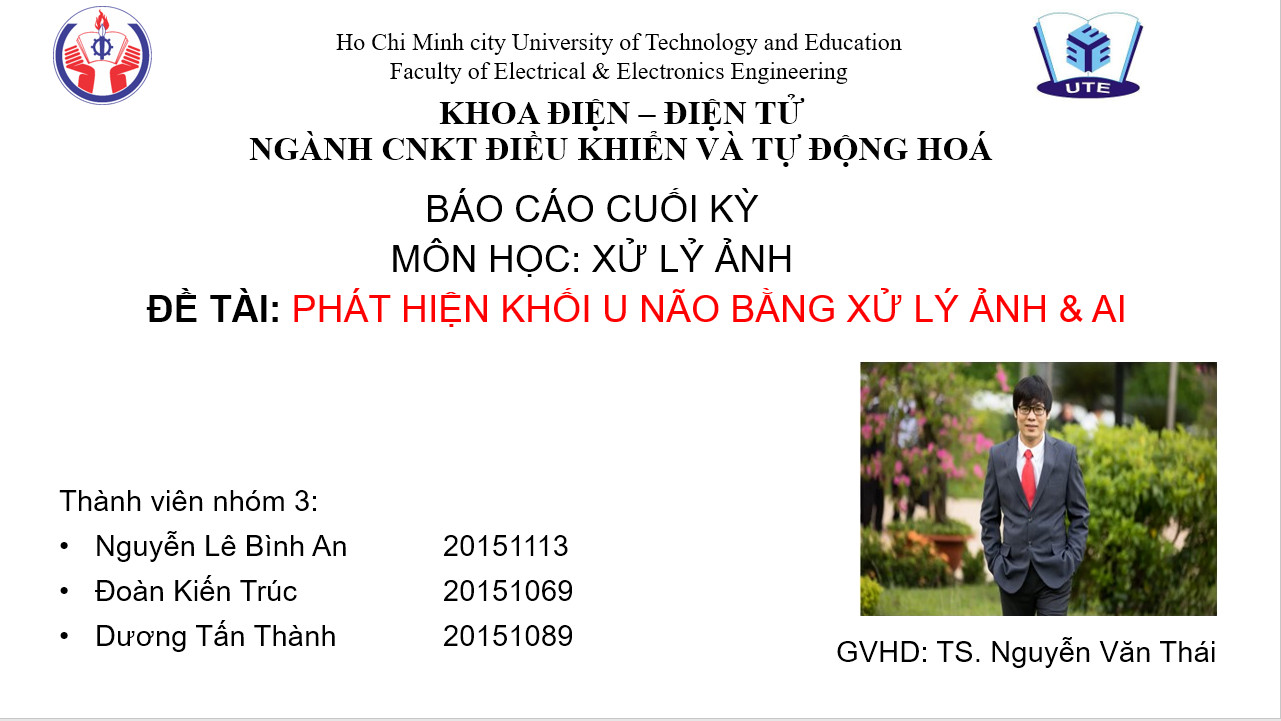
#> input picture Brain-Tumor-Detection-master/BIA.jpg, 1281 x 721 px, given in place of the camera
$ python testcam.py
#> lines starting #> are read from the running program, lines starting #| are printed output that depends on the picture; after the words box and inside, x2 and y2 are one past the last pixel; in counts of white or black regions, pixels touching at a corner belong together
import cv2
import numpy as np

video = cv2.VideoCapture(0)
framewidth = 640
frameheight = 480
video.set(3,framewidth)
video.set(4,frameheight)


def empty(a):
    pass
cv2.namedWindow("Parameters")
cv2.resizeWindow("Parameters",640,240)
cv2.createTrackbar("Thershold1","Parameters",100,255,empty)
cv2.createTrackbar("Thershold2","Parameters",60,255,empty)
cv2.createTrackbar("Area","Parameters",5000,30000,empty)

def stackImages(scale,imgArray):
    rows = len(imgArray)
    cols = len(imgArray[0])
    rowsAvailable = isinstance(imgArray[0], list)
    width = imgArray[0][0].shape[1]
    height = imgArray[0][0].shape[0]
    if rowsAvailable:
        for x in range ( 0, rows):
            for y in range(0, cols):
                if imgArray[x][y].shape[:2] == imgArray[0][0].shape [:2]:
                    imgArray[x][y] = cv2.resize(imgArray[x][y], (0, 0), None, scale, scale)
                else:
                    imgArray[x][y] = cv2.resize(imgArray[x][y], (imgArray[0][0].shape[1], imgArray[0][0].shape[0]), None, scale, scale)
                if len(imgArray[x][y].shape) == 2: imgArray[x][y]= cv2.cvtColor( imgArray[x][y], cv2.COLOR_GRAY2BGR)
        imageBlank = np.zeros((height, width, 3), np.uint8)
        hor = [imageBlank]*rows
        hor_con = [imageBlank]*rows
        for x in range(0, rows):
            hor[x] = np.hstack(imgArray[x])
        ver = np.vstack(hor)
    else:
        for x in range(0, rows):
            if imgArray[x].shape[:2] == imgArray[0].shape[:2]:
                imgArray[x] = cv2.resize(imgArray[x], (0, 0), None, scale, scale)
            else:
                imgArray[x] = cv2.resize(imgArray[x], (imgArray[0].shape[1], imgArray[0].shape[0]), None,scale, scale)
            if len(imgArray[x].shape) == 2: imgArray[x] = cv2.cvtColor(imgArray[x], cv2.COLOR_GRAY2BGR)
        hor= np.hstack(imgArray)
        ver = hor
    return ver


def getcoutours(img,imgContour):
    contours,hierachy = cv2.findContours(img,cv2.RETR_EXTERNAL, cv2.CHAIN_APPROX_SIMPLE)

    for cnt in contours:
        area = cv2.contourArea(cnt)
        print(area)
        areaMin = cv2.getTrackbarPos("Area","Parameters")
        if area > areaMin: # nho cau hinh lai
            cv2.drawContours(imgContour,cnt,-1,(255,0,255),7) # 255,0,255 : mau tim
            peri = cv2.arcLength(cnt,True)
            approx = cv2.approxPolyDP(cnt,0.02*peri,True)
            x,y,w,h = cv2.boundingRect(approx)
            cv2.rectangle(imgContour,(x,y),(x+w,y+h),(0,255,0),5) # 0,255,0 : mau xanh la cay
            cv2.putText(imgContour,"Area: "+ str(int(area)),(x+w+40,y+65),cv2.FONT_HERSHEY_COMPLEX,0.7,
                        (0,255,0),2)

while True:
    ret,img = video.read()
#> img is the input picture: shape (721, 1281, 3); mean B, G, R 224.4, 227.6, 229.5
    imgContour = img.copy()
    imgblur = cv2.GaussianBlur(img,(7,7),1)
    gray = cv2.cvtColor(imgblur, cv2.COLOR_BGR2GRAY)
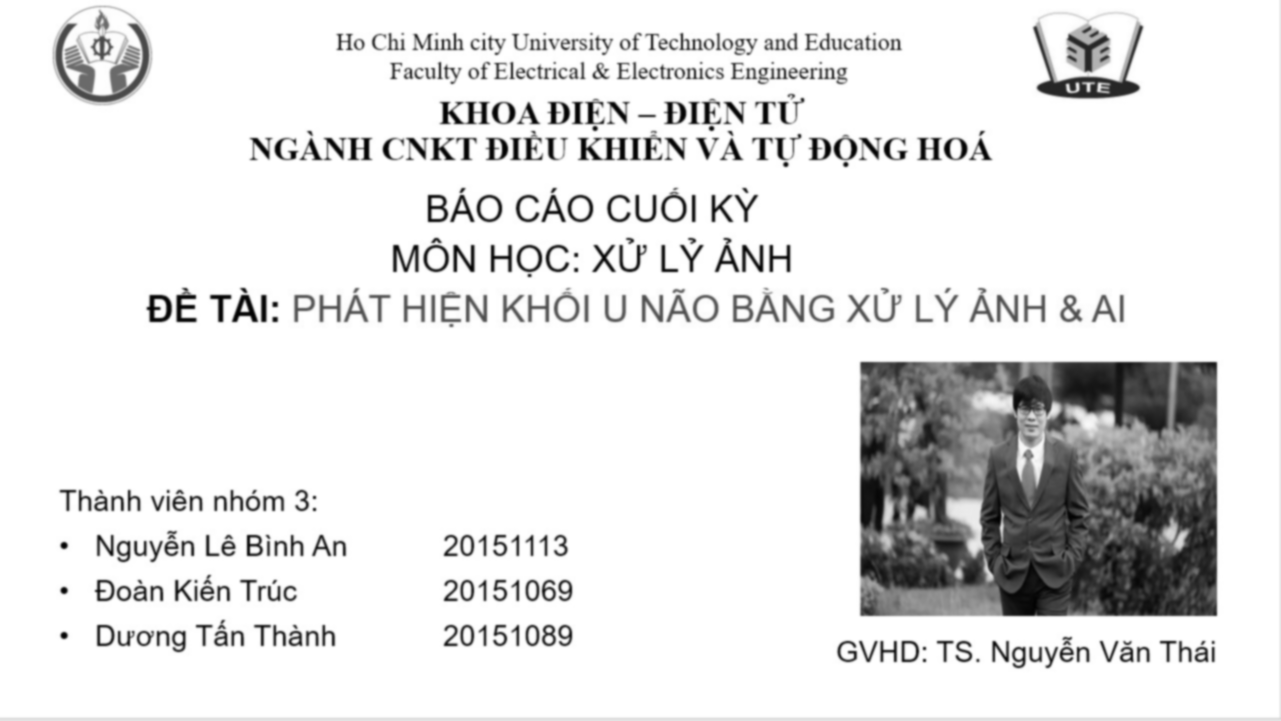
#> gray: shape (721, 1281); min 1, max 255, mean 227.8

    threshold1 = cv2.getTrackbarPos("Thershold1","Parameters")
    threshold2 = cv2.getTrackbarPos("Thershold2","Parameters")

    imgCany = cv2.Canny(gray,threshold1,threshold2)
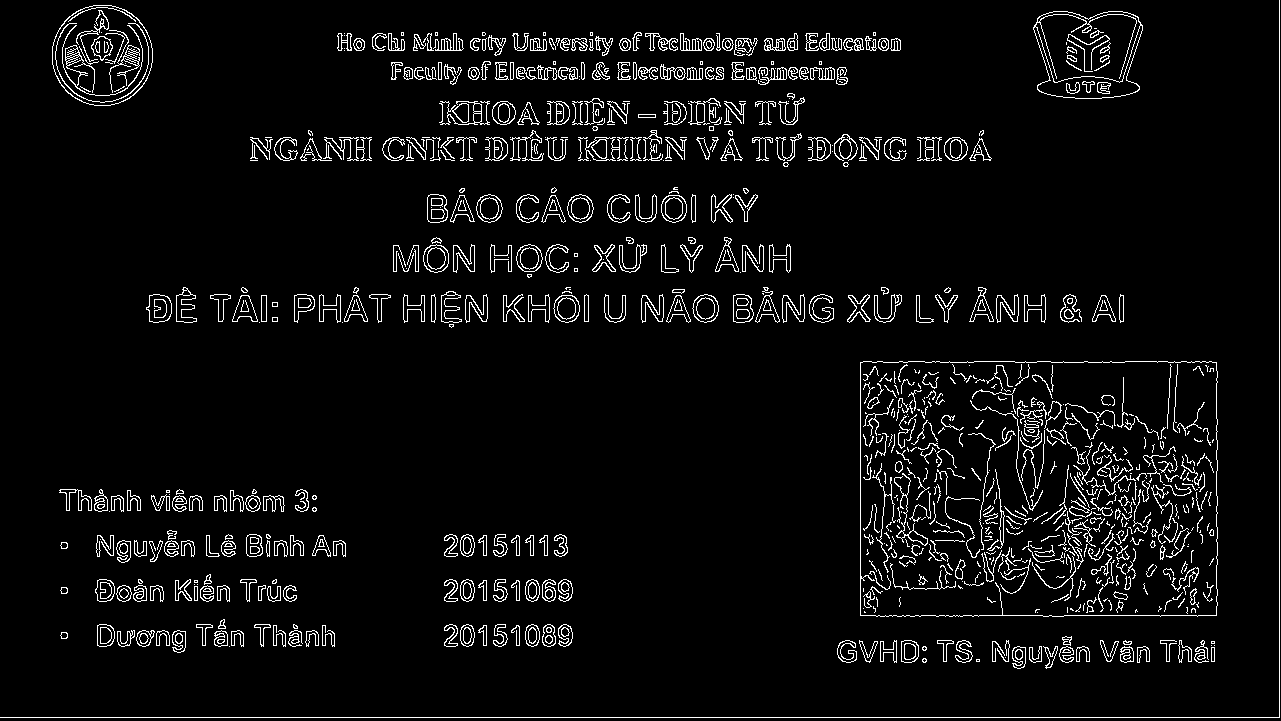
#> imgCany: shape (721, 1281); 5.1% white in thin lines or dots
    # Create the array 3x3 vailue 1
    kernel = np.ones((3, 3), np.uint8)
    # Dilation the object
    imgDil = cv2.dilate(imgCany,kernel,iterations=2)
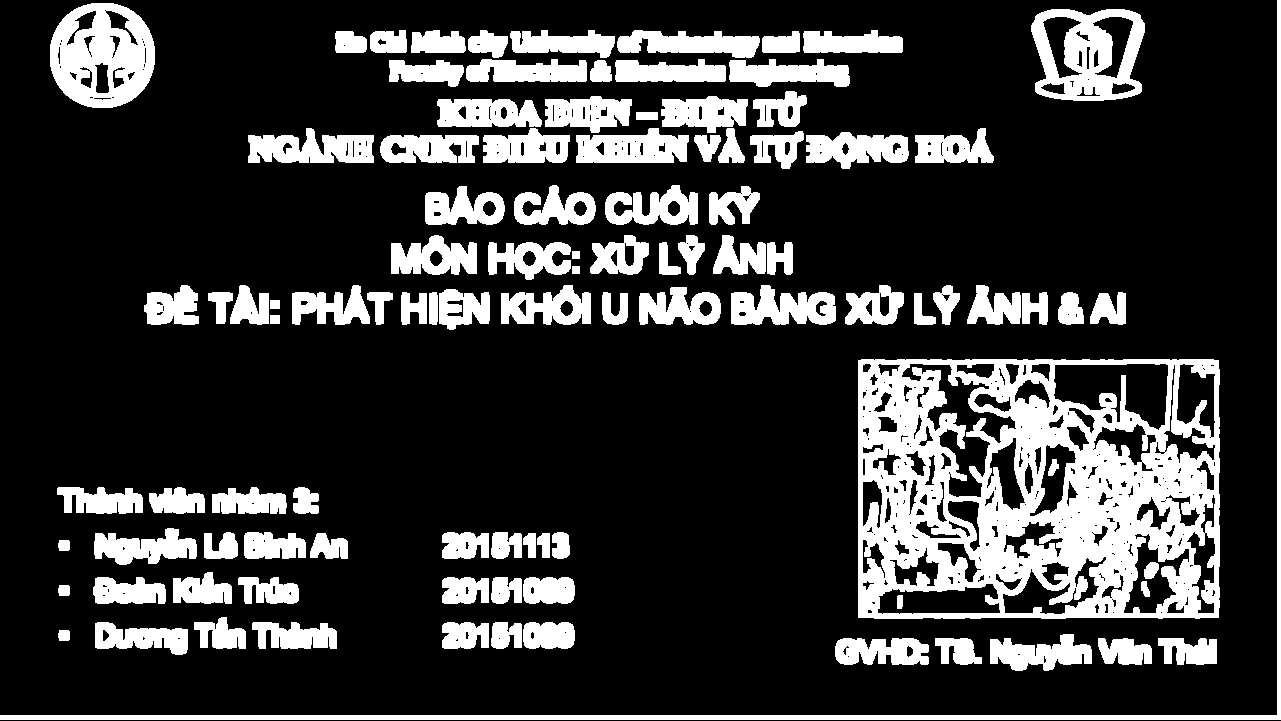
#> imgDil: shape (721, 1281); 21.6% white; 102 white regions
    opening = cv2.morphologyEx(imgDil,cv2.MORPH_OPEN,kernel, iterations=2)
    getcoutours(imgDil,imgContour)
#> in getcoutours, `contours,hierachy = cv2.findContours(img,cv2.RETR_EXTERNAL, cv2.CHAIN_..`: contours = 98 contours; largest, box (x1, y1, x2, y2) and area: (858, 359, 1220, 619) 93038, (1031, 9, 1145, 101) 8797, (50, 3, 155, 108) 8782, (0, 0, 1281, 720) 7266, (576, 128, 689, 163) 2950
#> in getcoutours, `area = cv2.contourArea(cnt)`: area = 1108.5
#| 1108.5
    imgstack = stackImages(0.8,([img,gray,imgCany],
                                [imgDil,imgContour,opening]))
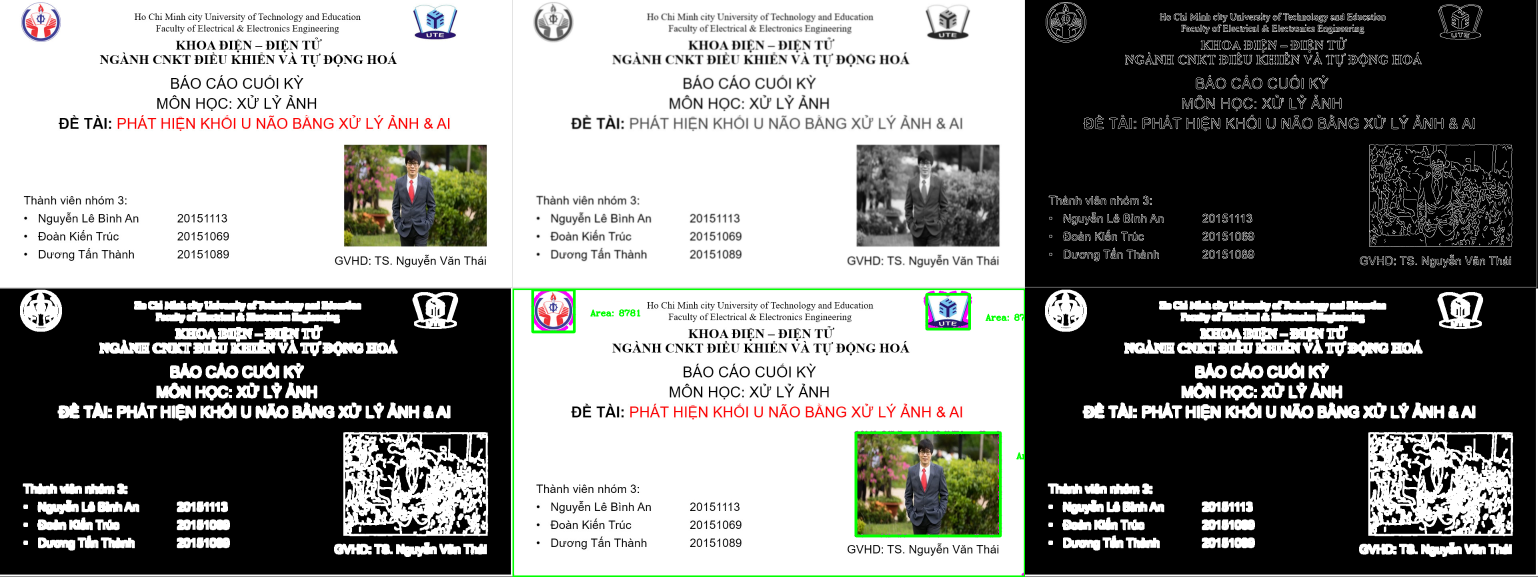
#> imgstack: shape (1154, 3075, 3) (shown at 1/2 size); mean B, G, R 132, 134.3, 133.7


    cv2.imshow("Result Camera",imgstack)
    if cv2.waitKey(1) & 0xFF == ord('q'):
#> (key q is pressed here)
        break
video.release
cv2.destroyAllWindows()
